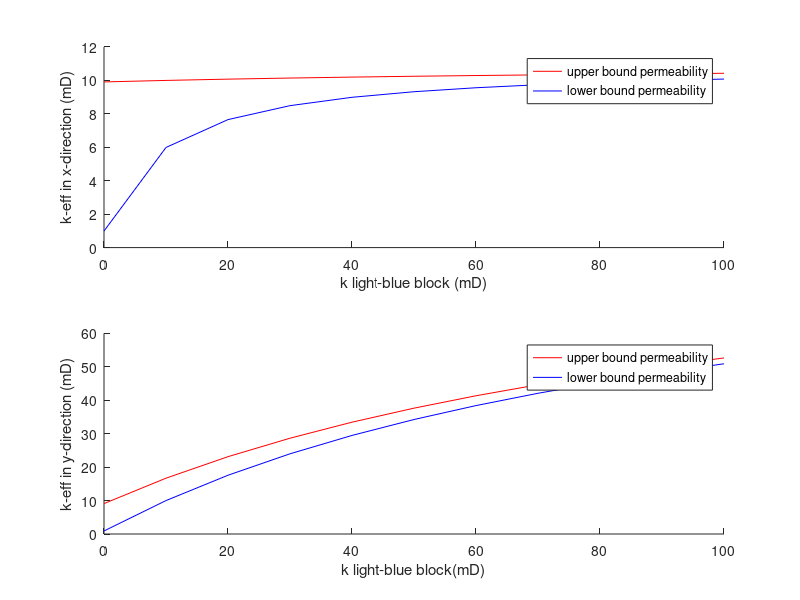

Write the MATLAB code that produced this figure. (Note: this script raises an error after producing the figure.)
% upscaling permeability
% R B Arbarim : 4573900

clear all
format short

% Part 1 :
disp('Part 1 Number 1 :')
disp(' ')
n = ceil(str2double(input('enter number of blocks in vertical arrangement = ','s')));
m = ceil(str2double(input('enter number of blocks in horizontal arrangement = ','s')));

for i = 1 : n
    for j = 1 : m
       fprintf('block %s,%s \n',num2str(i),num2str(j))
       kg(i,j) = str2double(input('enter permeability in mD = ','s'));
    end
end

kgx = kg;
kgy = kg;
kg1x = zeros(n,1);
kg2x = zeros(1,n);
kg1y = zeros(1,n);
kg2y = zeros(n,1);
    
for i = 1 : n
    kg1x(i) = m*prod(kgx(i,1:m))/sum(kgx(i,:)); % harmonic average permeability in x direction
    kg2y(i) = sum(kgy(i,1:m))/(m); % aritmathic average permeability in y direction
end
    
for i = 1 : m
    kg2x(i) = sum(kgx(1:n,i))/(n); % aritmathic average permeability in x direction
    kg1y(i) = n*prod(kgy(1:n,i))/sum(kgy(:,i)); % harmonic average permeability in y direction
end
kg_lox = sum(kg1x)/(n); % lower bound permeability in x direction
kg_upx = n*prod(kg2x)/sum(kg2x); % upper bound permeability in x direction
kg_loy = sum(kg1y)/(m); % lower bound permeability in y direction
kg_upy = m*prod(kg2y)/sum(kg2y); % upper bound permeability in y direction
disp(' ')
fprintf('with configuration %u x %u blocks \n',n,m)
fprintf('permeability value in x-direction lies between %f and %f mD. \n',kg_lox,kg_upx)
fprintf('permeability value in y-direction lies between %f and %f mD. \n',kg_loy,kg_upy)

disp(' ')
disp('Part 1 Number 2 :')
disp(' ')

q = 2;
p = 2;
k = [1 100 ; 10 0.001 ];
kx = k;
ky = k;
k_4 = linspace(k(end,end),100,11);
k_1 = linspace(0,100,26);
k1x = zeros(q,1);
k2x = zeros(1,q);
k1y = zeros(1,q);
k2y = zeros(q,1);

for j = 1 : length(k_4)
    kx(end,end) = k_4(j); % sensitivity of light blue block in x-direction
    ky(end,end) = k_4(j); % sensitivity of light blue block in x-direction
    for i = 1 : q
        k1x(i) = p*prod(kx(i,1:p))/sum(kx(i,:)); % harmonic average permeability in x direction
        k2y(i) = sum(ky(i,1:p))/(p); % aritmathic average permeability in y direction
    end
    
    for i = 1 : p
        k2x(i) = sum(kx(1:q,i))/(q); % aritmathic average permeability in x direction
        k1y(i) = q*prod(ky(1:q,i))/sum(ky(:,i)); % harmonic average permeability in y direction
    end
    k_lox(j) = sum(k1x)/(q); % lower bound permeability in x direction
    k_upx(j) = q*prod(k2x)/sum(k2x); % upper bound permeability in x direction
    k_loy(j) = sum(k1y)/(p); % lower bound permeability in y direction
    k_upy(j) = p*prod(k2y)/sum(k2y); % upper bound permeability in y direction
end

fprintf('permeability in x-direction lies between %f and %f mD \n',k_lox(1),k_upx(1))
fprintf('permeability in y-direction lies between %f and %f mD \n',k_loy(1),k_upy(1))

disp(' ')
disp('Part 1 Number 4 is shown in figure(1)')
figure(1)
subplot (2,1,1)
hold on
plot(k_4,k_upx,'r')
plot(k_4,k_lox,'b')
ylabel('k-eff in x-direction (mD)')
xlabel('k light-blue block (mD)')
legend('upper bound permeability','lower bound permeability')
hold off

subplot (2,1,2)
hold on
plot(k_4,k_upy,'r')
plot(k_4,k_loy,'b')
ylabel('k-eff in y-direction (mD)')
xlabel('k light-blue block(mD)')
legend('upper bound permeability','lower bound permeability')
hold off

% Part 2 Number 1 :
disp(' ')
disp('Part 2 Number 1 : ')
k1_lox = block1(k);
k1_upx = block1(k);
k1_loy = block1(k);
k1_upy = block1(k);

k2_lox = block2(k);
k2_upx = block2(k);
k2_loy = block2(k);
k2_upy = block2(k);

k3_lox = block3(k);
k3_upx = block3(k);
k3_loy = block3(k);
k3_upy = block3(k);

figure(2)
subplot (2,2,1)
plot(k_1,k1_upx,'r')
ylabel('k-eff in x-direction (mD)')
xlabel('k sensitivity(mD)')
legend('upper bound permeability in x-direction')

subplot (2,2,2)
plot(k_1,k2_upx,'r')
ylabel('k-eff in x-direction (mD)')
xlabel('k sensitivity(mD)')
legend('upper bound permeability in x-direction')

subplot (2,2,3)
plot(k_1,k3_upx,'r')
ylabel('k-eff in x-direction (mD)')
xlabel('k sensitivity(mD)')
legend('upper bound permeability in x-direction')

subplot (2,2,4)
plot(k_4,k_upx,'r')
ylabel('k-eff in x-direction (mD)')
xlabel('k sensitivity(mD)')
legend('upper bound permeability in x-direction')

disp('block 1,1 is chosen as fractured block due to its high value of effective permeability in x-direction')
disp('as shown in figure(2)')
disp(' ')
k_efx = 200; % k-effective of fractured block in x-direction
k_efy = ky; % k-effective of fractured block in y-direction
b = 10; % fract aperture in micron
a = b*10^-6; % fract aperture in meter
a2 = 10^-6.*linspace(b,20,21);

k1xf = zeros(q,1);
k2xf = zeros(1,q);
k1yf = zeros(1,q);
k2yf = zeros(q,1);

kxf = kx;
kyf = ky;
kxf(1,1) = k_efx; % new value of kx in first block

for j = 1 : length(a2);
kf(j) = a2(j)^2/(12*10^-12)*1000; 
nf(j) = ceil((k_efx-kx(1,1))*1/(a*(kf(j)-kx(1,1))));

for i = 1 : q
     k1xf(i) = p*prod(kxf(i,1:p))/sum(kxf(i,:)); % harmonic average permeability in x direction
     k2yf(i) = sum(kyf(i,1:p))/(p); % aritmathic average permeability in y direction
end
 
for i = 1 : p
    k2xf(i) = sum(kxf(1:q,i))/(q); % aritmathic average permeability in x direction
    k1yf(i) = q*prod(kyf(1:q,i))/sum(kyf(:,i)); % harmonic average permeability in y direction
end
end

k_loxf = sum(k1xf)/(q); % lower bound permeability in x direction
k_upxf = q*prod(k2xf)/sum(k2xf); % upper bound permeability in x direction
k_loyf = sum(k1yf)/(p); % lower bound permeability in y direction
k_upyf = p*prod(k2yf)/sum(k2yf); % upper bound permeability in y direction

figure(3)
plot(10^6.*a2,nf)
xlabel('aperture (micron)');
ylabel('number of fractures');

disp('Part 2 Number 2 :')
fprintf('if we have effective permeability along fractured block 1,1 = %1.2f mD. \n',k_efx)
fprintf('we need %g number of %g micron width uniform fracture. \n',nf(1),b)
disp(' ')
disp('Part 2 Number 3 :')
fprintf('effective permeability in x-direction after fracturing block 1,1 lies between %1.2f mD to %1.2f mD. \n',k_loxf,k_upxf)
fprintf('effective permeability in y-direction after fracturing block 1,1 lies between %1.2f mD to %1.2f mD. \n',k_loyf,k_upyf)


